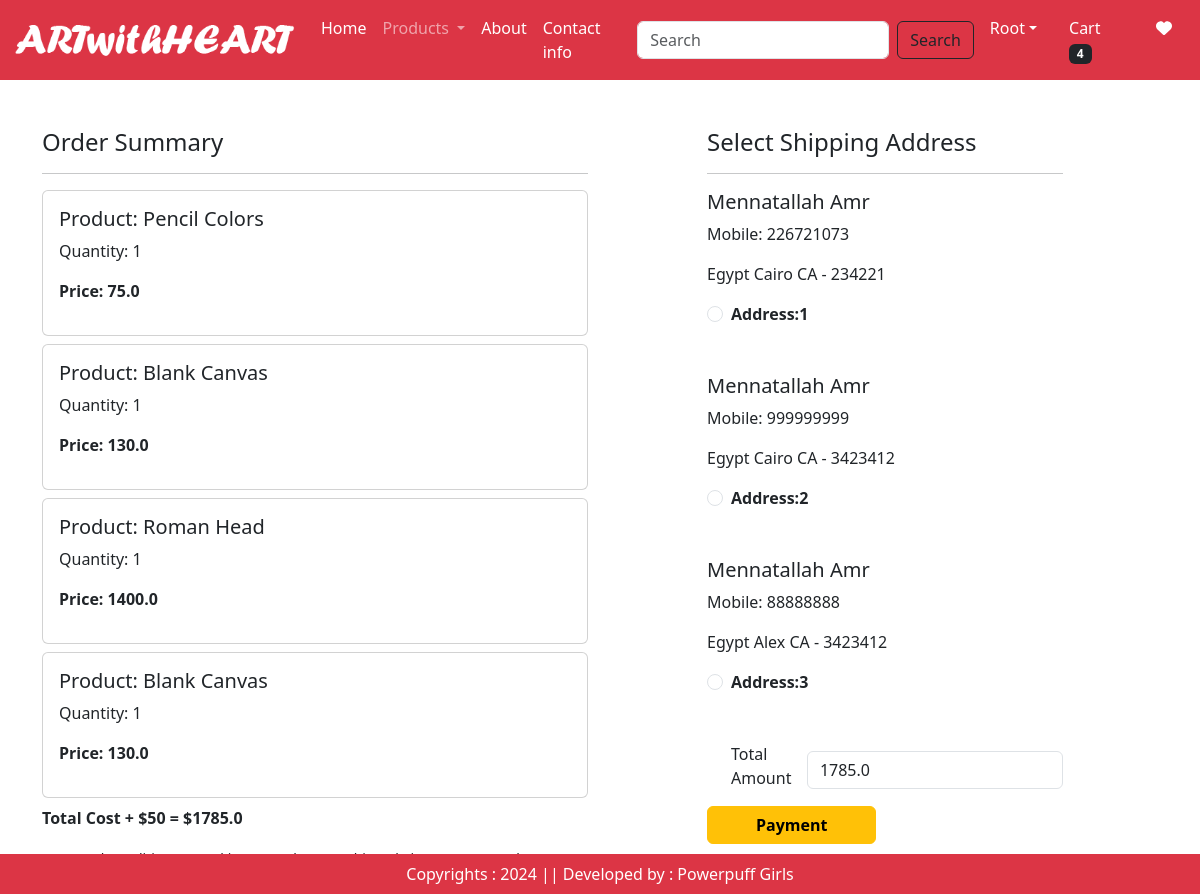
/checkout/ (signed in), run on an earlier commit of the app's database.
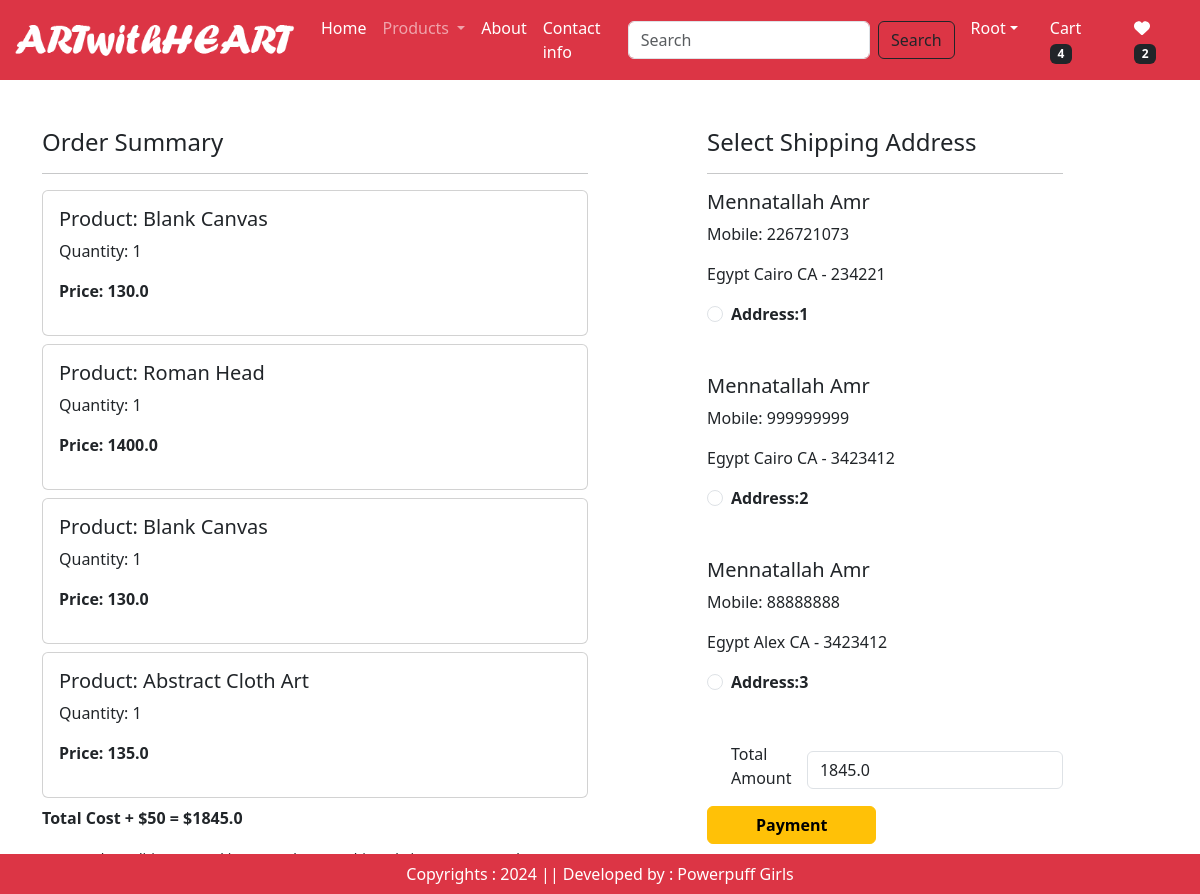
And on a later commit of the database.
### app/models.py (models this page shows, shortened)
class Cart (models . Model):
    user= models.ForeignKey(User,on_delete=models.CASCADE)
    product = models.ForeignKey (Product, on_delete=models.CASCADE)
    quantity = models.PositiveIntegerField (default=1)

class Product(models.Model):
    title = models.CharField(max_length=100)
    selling_price = models.FloatField()
    discounted_price = models.FloatField()
    description = models.TextField()
    composition = models.TextField(default=' ')
    prodapp = models.TextField(default=' ')
    category = models.CharField(choices=CATEGORY_CHOICES,max_length=2)
    product_image = models.ImageField(upload_to='product')

class Customer(models.Model):
    user = models.ForeignKey(User,on_delete=models.CASCADE)
    name = models.CharField(max_length=200)
    locality = models.CharField(max_length=200)
    city = models.CharField(max_length=50)
    mobile = models.IntegerField(default=0)
    zipcode = models.IntegerField()
    state = models.CharField(choices=STATE_CHOICES,max_length=100)

### app/views.py (the view)
# urls.py: path('checkout/', views.checkout.as_view(), name='checkout'),
@method_decorator(login_required,name='dispatch')
class checkout(View):
    def get(self,request):
        totalitems = 0
        wishitem = 0
        if request.user.is_authenticated:
            wishitem = len(Wishlist.objects.filter(user=request.user))
            totalitems = len(Cart.objects.filter(user=request.user))
        add = Customer.objects.filter(user=request.user)
        cart_items = Cart.objects.filter(user=request.user)
        amount = 0
        for p in cart_items:
            value = p.quantity * p.product.discounted_price
            amount = amount + value
        totalamount = amount + 50
        razoramount = int(totalamount*100)
        return render(request, 'app/checkout.html', locals())

### app/templates/app/checkout.html (shortened to what this page needs)
{% extends 'app/base.html' %}
{% load static %}
{% block main-content %}
<div class="container">
    <div class="row mt-5">
        <div class="col-sm-6">
            <h4>Order Summary</h4>
            <hr>
            {% for item in cart_items %}
            <div class="card mb-2">
                <div class="card-body">
                    <h5>Product: {{item.product.title}}</h5>
                    <p>Quantity: {{item.quantity}}</p>
                    <p class="fw-bold">Price: {{item.product.discounted_price}}</p>
                </div>
            </div>
            {% endfor %}
            <p class="fw-bold">Total Cost + $50 = ${{totalamount}}</p>
            <small>Term and Condition: By making a purchase on this website, you ensure that you have read our terms and conditions carefully</small>
        </div>
        <div class="col-sm-4 offset-sm-1">
            <h4>Select Shipping Address</h4>
            <hr>
            <form method="post" id="myform">
                {% for ad in add %}
                <div class="card-body">
                    <h5>{{ad.name}}</h5>
                    <p>Mobile: {{ad.mobile}}</p>
                    <p>{{ad.locality}} {{ad.city}} {{ad.state}} - {{ad.zipcode}}</p>
                </div>
                <div class="form-check mt-2 mb-5">
                    <input class="form-check-input" type="radio" name="custid" id="custadd{{forloop.counter}}" value="{{ad.id}}">
                    <label class="form-check-label fw-bold" for="custadd{{forloop.counter}}">
                        Address:{{forloop.counter}}</label>
                </div>
                {% endfor %}
                <div class="form-check mb-1 d-flex justify-content-between align-items-center">
                    <label for="totamount" class="form-label">Total Amount</label>
                    <input type="number" class="form-control" name="totamount" value="{{totalamount}}" readonly>
                </div>
            </form>
            <button id="rzp-button1" type="submit" class="btn btn-warning mt-1 px-5 fw-bold">Payment</button>
        </div>
    </div>
</div>
{% endblock main-content %}

### app/templates/app/base.html (shortened to what this page needs)
<!DOCTYPE html>
{% load static %}
<html lang="en">
  <head>
    <link href="https://cdn.jsdelivr.net/npm/bootstrap@5.3.3/dist/css/bootstrap.min.css" rel="stylesheet">
    <link rel="stylesheet" href="{% static 'app/css/owl.carousel.min.css' %}">
    <link rel="stylesheet" href="{% static 'app/css/all.min.css' %}">
    <link rel="stylesheet" href="{% static 'app/css/styles.css' %}">
  </head>
  <body>
    <nav class="navbar navbar-expand-lg navbar-dark bg-danger">
      <div class="container-fluid">
        <a class="navbar-brand" href="#">
          <img src="{% static 'app/images/neel.png' %}" width = "285" height = "50">
        </a>
        <div class="collapse navbar-collapse" id="navbarSupportedContent">
          <ul class="navbar-nav me-auto mb-2 mb-lg-0">
            {% if request.user.is_authenticated %}
            <li class="nav-item">
              <a class="nav-link active" aria-current="page" href="/">Home</a>
            </li>
            <li class="nav-item dropdown">
              <a class="nav-link dropdown-toggle" href="#" role="button" data-bs-toggle="dropdown" aria-expanded="false">
                Products
              </a>
            </li>
            <li class="nav-item">
              <a class="nav-link text-white" href="{% url 'about' %}">About</a>
            </li>
            <li class="nav-item">
              <a class="nav-link text-white" href="{% url 'contact' %}">Contact info</a>
            </li>
          </ul>
          <form class="d-flex" role="search" action="/search">
            <input class="form-control me-2" type="search" placeholder="Search" aria-label="Search" name="search">
            <button class="btn btn-outline-dark" type="submit">Search</button>
          </form>
        </div>
        <ul class = "navbar-nav me-auto mb-2 mb-lg-0">
          <li class="nav-item dropdown mx-2">
            <a class="nav-link dropdown-toggle text-white" href="#"
            id="profileDropdown" role="button" data-bs-toggle="dropdown"
            aria-expanded="false"><span class="text-capitalize">{{request.user}}</span></a>
          </li>
          <li class="nav-item mx-2">
            <a href="{% url 'showcart' %}" class="nav-link text-white">
              Cart <span class="badge bg-dark">{% if totalitems > 0 %} {{totalitems}} {% endif %}</span>
            </a>
          </li>
          <li class="nav-item mx-2">
            <a href="#" class="nav-link text-white">
              <i class="fa fa-heart"></i>
              <span class="badge bg-dark">{% if wishitem > 0 %} {{wishitem}} {% endif %}</span>
            </a>
          </li>
          {% endif %}
        </ul>
      </div>
    </nav>
    {% block main-content %}{% endblock main-content %}
    <footer class="container-fluid fixed-bottom bg-danger  text-white text-center p-2 mt-5">
       Copyrights : 2024 || Developed by : Powerpuff Girls
    </footer>
</body>
</html>

What changed in the data, as far as the page shows it:
removed Cart: product "Pencil Colors", quantity "1", product.discounted_price "75.0"
added Cart: product "Abstract Cloth Art", quantity "1", product.discounted_price "135.0"
Also different on the page:
{{ wishitem }}: (not shown) → "2"
{{ totalamount }}: "1785.0" → "1845.0"
form field totamount: "1785.0" → "1845.0"
